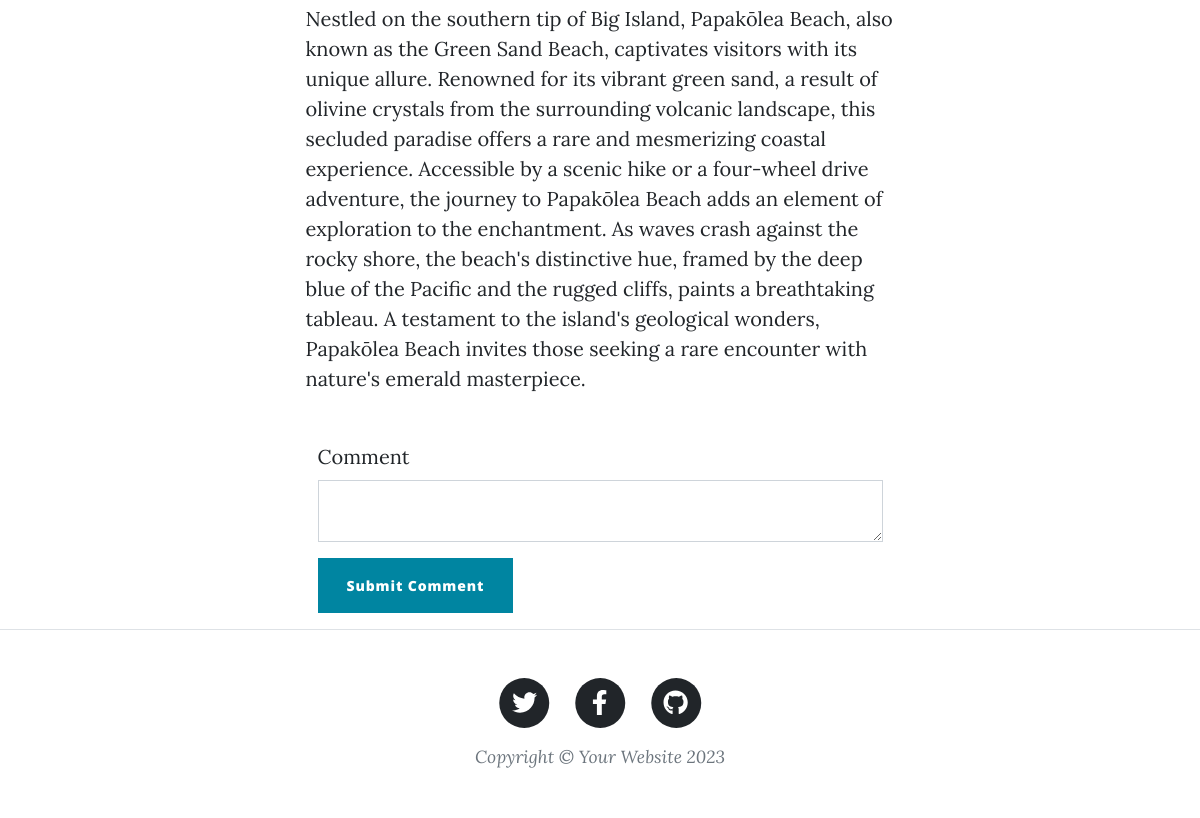
Page /post/2 (signed in, lower part) on the earlier database version.
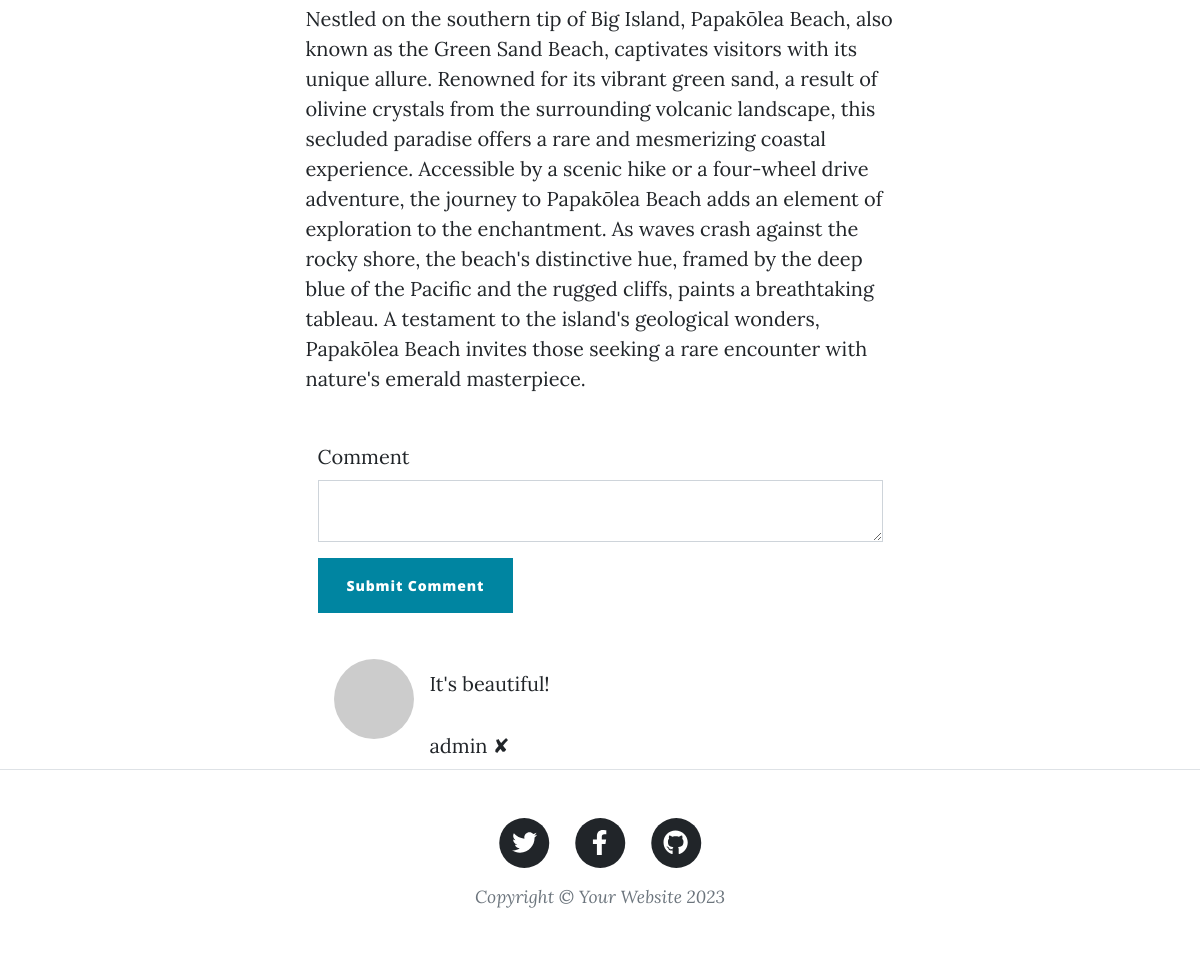
Same page on the later database version.
### main.py (models this page shows)
class BlogPost(db.Model):
    __tablename__ = "blog_posts"
    id = db.Column(db.Integer, primary_key=True)
    author_id = db.Column(db.Integer, db.ForeignKey("users.id"))
    author = relationship("User", back_populates="posts")
    title = db.Column(db.String(250), unique=True, nullable=False)
    subtitle = db.Column(db.String(250), nullable=False)
    date = db.Column(db.String(250), nullable=False)
    body = db.Column(db.Text, nullable=False)
    img_url = db.Column(db.String(250), nullable=False)
    comments = relationship("Comment", back_populates="parent_post")

class Comment(db.Model):
    __tablename__ = "comments"
    id = db.Column(db.Integer, primary_key=True)
    author_id = db.Column(db.Integer, db.ForeignKey("users.id"))
    comment_author = relationship("User", back_populates="comments")
    post_id = db.Column(db.Integer, db.ForeignKey("blog_posts.id"))
    parent_post = relationship("BlogPost", back_populates="comments")
    text = db.Column(db.Text, nullable=False)

class User(UserMixin, db.Model):
    __tablename__ = "users"
    id = db.Column(db.Integer, primary_key=True)
    email = db.Column(db.String(100), unique=True)
    password = db.Column(db.String(100))
    surname = db.Column(db.String(100))
    posts = relationship("BlogPost", back_populates="author")
    comments = relationship("Comment", back_populates="comment_author")

### main.py (the view, shortened to what this page needs)
@app.route("/post/<int:post_id>", methods=["GET", "POST"])
def get_post(post_id):
    requested_post = db.get_or_404(BlogPost, post_id)
    comments = requested_post.comments
    print(current_user.id)
    for comment in comments:
        print(comment)
    comment_form = CommentForm()
    return render_template("post.html", post=requested_post, current_user=current_user, form=comment_form,
                           all_comments=comments)

### forms.py
class CommentForm(FlaskForm):
    text = CKEditorField("Comment", validators=[DataRequired()])
    submit = SubmitField("Submit Comment")

### main.py (called while the page is built)
@login_manager.user_loader
def load_user(user_id):
    return db.get_or_404(User, user_id)

### templates/post.html (shortened to what this page needs)
{% from "bootstrap5/form.html" import render_form %}
{% include "header.html" %}
<article>
  <div class="container px-4 px-lg-5">
    <div class="row gx-4 gx-lg-5 justify-content-center">
      <div class="col-md-10 col-lg-8 col-xl-7">
        {{ post.body|safe }}
        <div class="container mt-5">
          <div class="mb-3">
            {{ render_form(form, novalidate=True, button_map={"submit": "primary"}) }}
          </div>
          <div class="comment">
            <ul class="list-group list-group-flush commentList">
              {% for comment in post.comments %}
                <li class="list-group-item">
                  <div class="d-flex align-items-center">
                    <div class="commenterImage me-3">
                      <img src="{{ comment.comment_author.email | gravatar }}" class="img-fluid rounded-circle" alt="Commenter Image">
                    </div>
                    <div class="commentText">
                      {{ comment.text|safe }}
                      <span class="sub-text">{{ comment.comment_author.surname }}</span>
                      {% if current_user.id == 1 or current_user.id == post.author_id %}
                        <a href="{{url_for('delete_comment', post_id=post.id, comment_id=comment.id) }}">✘</a>
                      {% endif %}
                    </div>
                  </div>
                </li>
              {% endfor %}
            </ul>
          </div>
        </div>
      </div>
    </div>
  </div>
</article>
{% include "footer.html" %}

### templates/header.html (shortened to what this page needs)
<!DOCTYPE html>
<html lang="en">
    <head>
        <link href="{{ url_for('static', filename='/css/styles.css') }}" rel="stylesheet" />
    </head>
    <body>

### templates/footer.html (shortened to what this page needs)
        <footer class="border-top">
            <div class="container px-4 px-lg-5">
                <div class="row gx-4 gx-lg-5 justify-content-center">
                    <div class="col-md-10 col-lg-8 col-xl-7">
                        <ul class="list-inline text-center">
                            <li class="list-inline-item">
                                <a href="#!">
                                    <span class="fa-stack fa-lg">
                                        <i class="fas fa-circle fa-stack-2x"></i>
                                        <i class="fab fa-twitter fa-stack-1x fa-inverse"></i>
                                    </span>
                                </a>
                            </li>
                            <li class="list-inline-item">
                                <a href="#!">
                                    <span class="fa-stack fa-lg">
                                        <i class="fas fa-circle fa-stack-2x"></i>
                                        <i class="fab fa-facebook-f fa-stack-1x fa-inverse"></i>
                                    </span>
                                </a>
                            </li>
                            <li class="list-inline-item">
                                <a href="#!">
                                    <span class="fa-stack fa-lg">
                                        <i class="fas fa-circle fa-stack-2x"></i>
                                        <i class="fab fa-github fa-stack-1x fa-inverse"></i>
                                    </span>
                                </a>
                            </li>
                        </ul>
                        <div class="small text-center text-muted fst-italic">Copyright &copy; Your Website 2023</div>
                    </div>
                </div>
            </div>
        </footer>
    </body>
</html>

Differences in the rows shown:
added Comment: text "It's beautiful!", comment_author.surname "admin"
